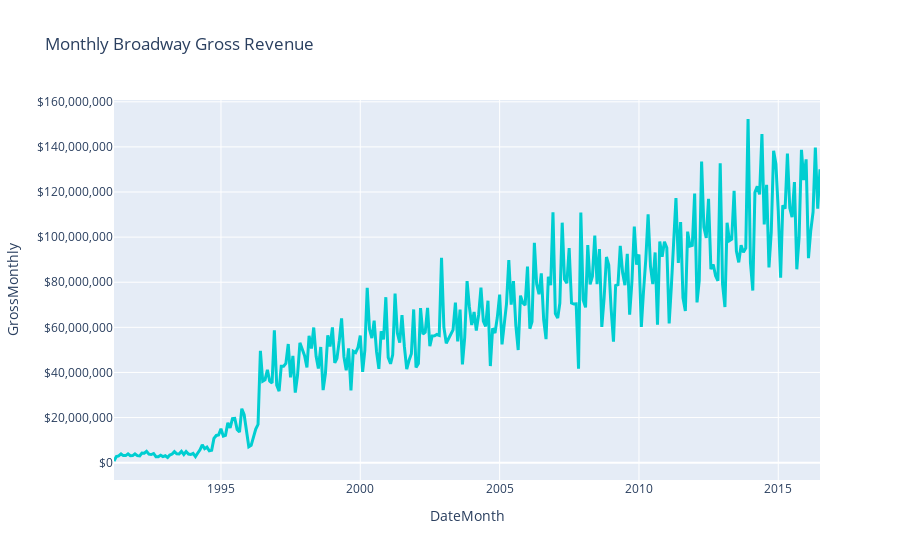

This figure's notebook cell:
### Code cell
import plotly.express as px
import pandas as pd

gross_monthly = df_broadway.groupby("DateMonth")['Statistics.Gross'].sum()
gross_monthly = gross_monthly.iloc[:-1]
gross_monthly.index = gross_monthly.index.to_timestamp()

# Create complete date range
date_range = pd.date_range(start=gross_monthly.index.min(), 
                           end=gross_monthly.index.max(), 
                           freq='MS')

# Reindex and fill missing values
gross_monthly = gross_monthly.reindex(date_range, fill_value=0)

gross_monthly_df = gross_monthly.reset_index()
gross_monthly_df.columns = ['DateMonth', 'GrossMonthly']

fig = px.line(gross_monthly_df, x='DateMonth', y='GrossMonthly',
              title='Monthly Broadway Gross Revenue',
              color_discrete_sequence=['darkturquoise'])

fig.update_traces(line=dict(width=3))
fig.update_layout(yaxis_tickformat='$,.0f', hovermode='x unified')
fig.show()

### Figure 1 — Plotly figure (JSON) as saved in the notebook; plotly's stock layout.template omitted (floating-point values rounded to 4 significant figures; data arrays with more than 128 entries replaced by an {"elided": "..."} marker saying what was removed)
{"data": [{"hovertemplate": "DateMonth=%{x}<br>GrossMonthly=%{y}<extra></extra>", "legendgroup": "", "line": {"color": "darkturquoise", "dash": "solid", "width": 3}, "marker": {"symbol": "circle"}, "mode": "lines", "name": "", "orientation": "v", "showlegend": false, "type": "scatter", "x": {"elided": "305 str values"}, "xaxis": "x", "y": {"elided": "305 int values"}, "yaxis": "y"}], "layout": {"hovermode": "x unified", "legend": {"tracegroupgap": 0}, "title": {"text": "Monthly Broadway Gross Revenue"}, "xaxis": {"anchor": "y", "domain": [0, 1], "title": {"text": "DateMonth"}}, "yaxis": {"anchor": "x", "domain": [0, 1], "tickformat": "$,.0f", "title": {"text": "GrossMonthly"}}}}
